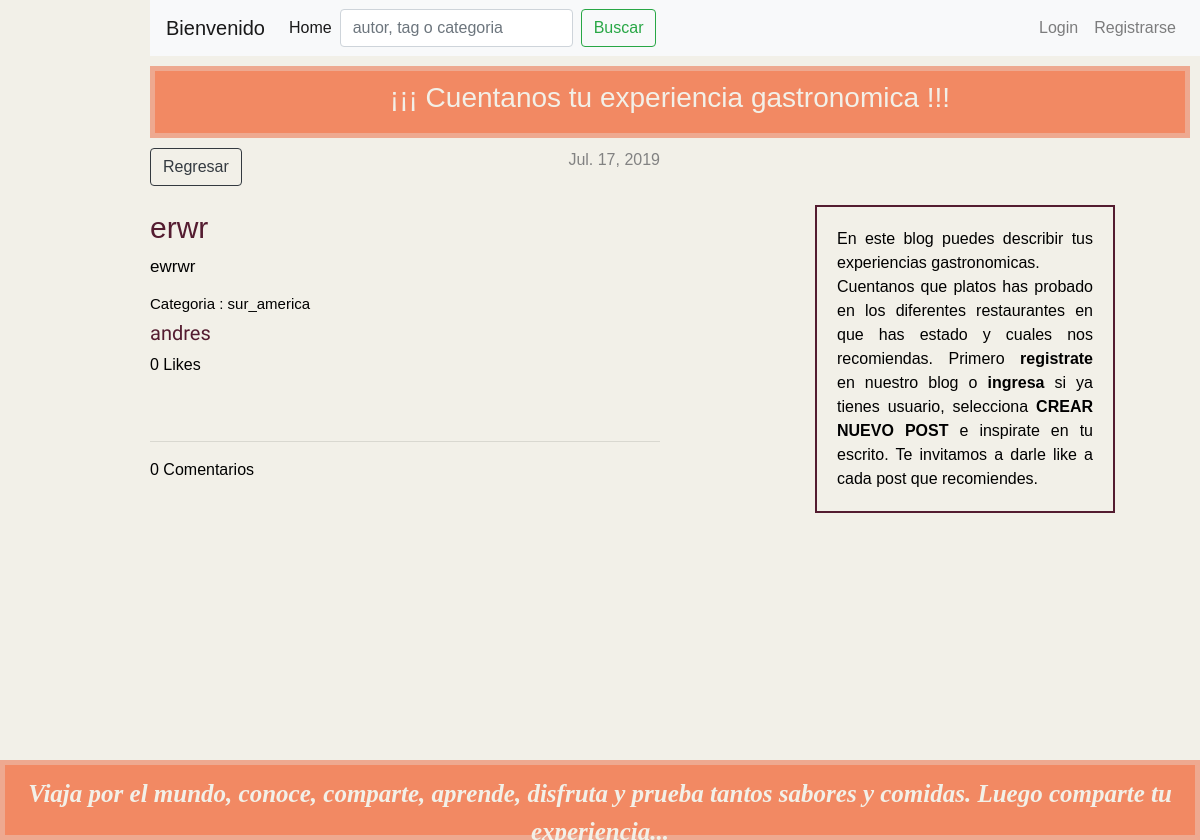
The page /blog/post/7/ on the database as committed earlier.
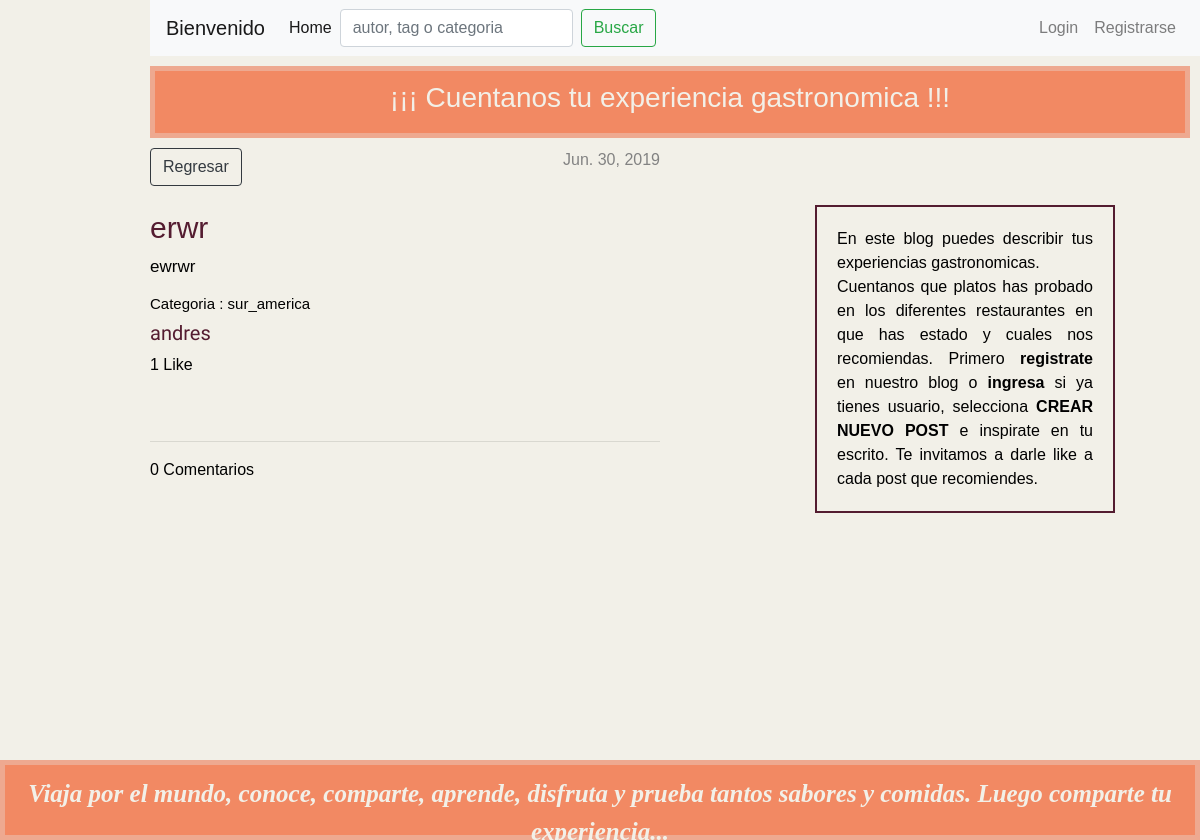
The same page on the database as committed later.
### restaurante/models.py (models this page shows, shortened)
class PostRestaurant(models.Model):
    autor = models.ForeignKey(User, on_delete=models.PROTECT)
    titulo = models.CharField(max_length=200)
    texto = models.TextField()
    fecha_creacion = models.DateTimeField(auto_now_add=True)
    fecha_publicado = models.DateField(default=date.today)
    fecha_desactivado = models.DateField(blank=True, null=True)
    fecha_edicion = models.DateTimeField(auto_now=True)
    categoria = models.CharField(max_length=50, choices=TIPO_OPCIONES, default=SUR_AMERICA)
    tags = models.CharField(max_length=100, null=True, blank=True, default= 'tag')
    likes = models.ManyToManyField(User, related_name='likes', blank=True)
    def total_likes(self):
        return self.likes.count()
    def get_comentarios(self):
        return  self.comentario_set.all()

### restaurante/views.py (the view)
# urls.py: path('post/<int:pk>/', views.post_detail, name='post_detail'),
def post_detail(request, pk):
    post = get_object_or_404(PostRestaurant, pk=pk)
    comentarios = Comentario.objects.filter(post_restaurant=post).order_by('fecha_comentario').reverse()
    is_liked=False
    if request.user.is_authenticated :
        like_user=post.likes.filter(
        username=request.user.username
        )
        if like_user.count()==1:
            is_liked=True
    if request.method=='POST':
        if is_liked==True:
            post.likes.remove(request.user)
        else:
            post.likes.add(request.user)
    if request.method=='POST':
        comentario_form = ComentarioForm(request.POST or None)
        if comentario_form.is_valid():
            texto = request.POST.get('comentarios')
            comentarios = Comentario.objects.create(post_restaurant=post, autor_comentario = request.user,
            comentarios= texto, fecha_comentario=timezone.now(),
            )
            comentarios.save()
            return redirect('restaurante:post_detail', pk=post.pk)
    else:
        comentario_form=ComentarioForm()
    context = {
    'post': post,
    'is_liked' : is_liked,
    'comentarios' : comentarios,
    'comentario_form': comentario_form,
    }
    return render(request, 'restaurante/post_detail.html', context)

### restaurante/forms.py
class ComentarioForm(forms.ModelForm):
    class Meta:
        model = Comentario
        fields = ('comentarios',)

### restaurante/templates/restaurante/post_detail.html (shortened to what this page needs)
{% extends 'restaurante/base.html' %}
{% block content %}
    <div class="post">
        {% if post.fecha_publicado %}
            <div class="date2">
                {{ post.fecha_publicado }}
            </div>
        {% endif %}
        <a class="btn btn btn-outline-dark" href="{% url 'restaurante:post_restaurant' %}">Regresar <span class="sr-only">(current)</span></a>
        <br><br>
        <h2>{{ post.titulo }}</h2>
        <p class="texto">{{ post.texto|linebreaksbr }}</p>
        <h4>Categoria : {{ post.categoria }}</h4>
        <h3>{{ post.autor }}</h3>
        <div id="like-section">
            {% include 'restaurante/like_section.html' %}
        </div>
        <br><br>
        <hr>
        <div id="comentario-section">
        {% include 'restaurante/comentario_section.html' %}
        </div>
    </div>
{% endblock %}

### restaurante/templates/restaurante/like_section.html (shortened to what this page needs)
{{ post.total_likes }} Like{{ post.total_likes|pluralize}}

Rows that differ between the two databases and show on the page:
changed PostRestaurant "erwr": fecha_publicado "Jul. 17, 2019" → "Jun. 30, 2019"; total_likes "0" → "1"
